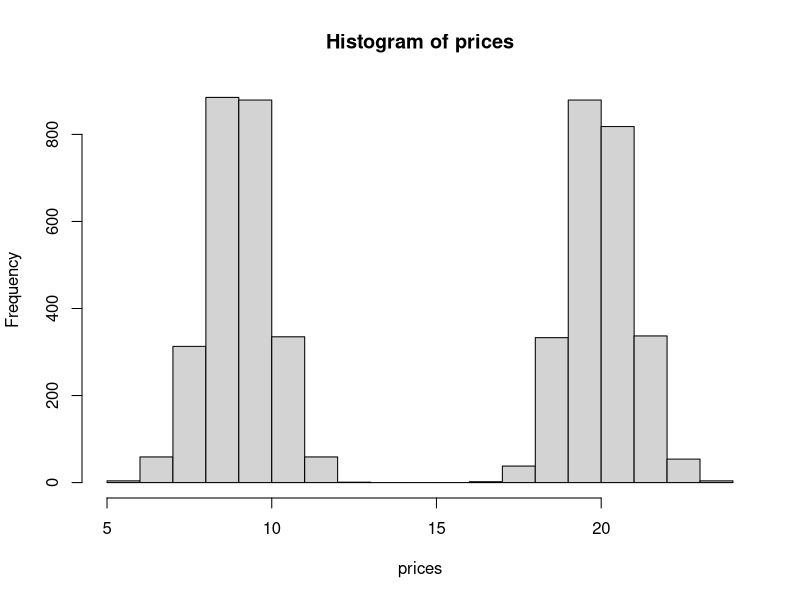
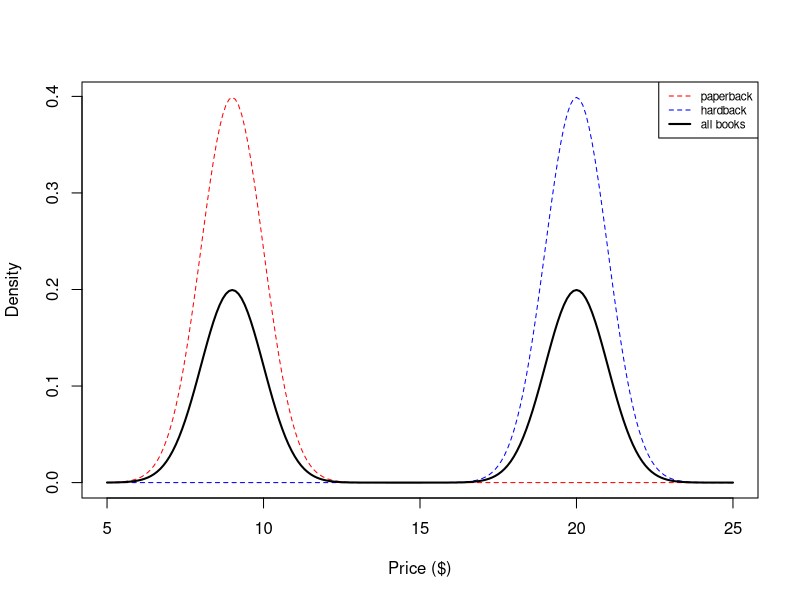
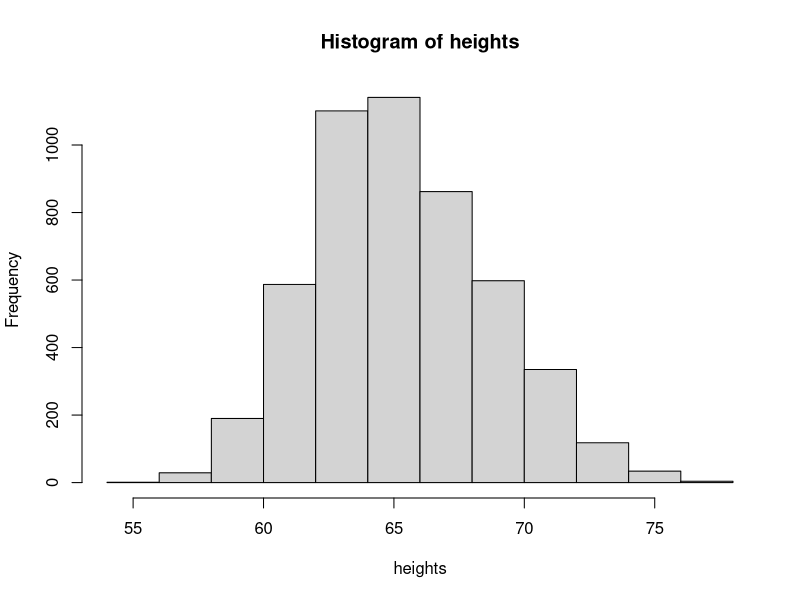
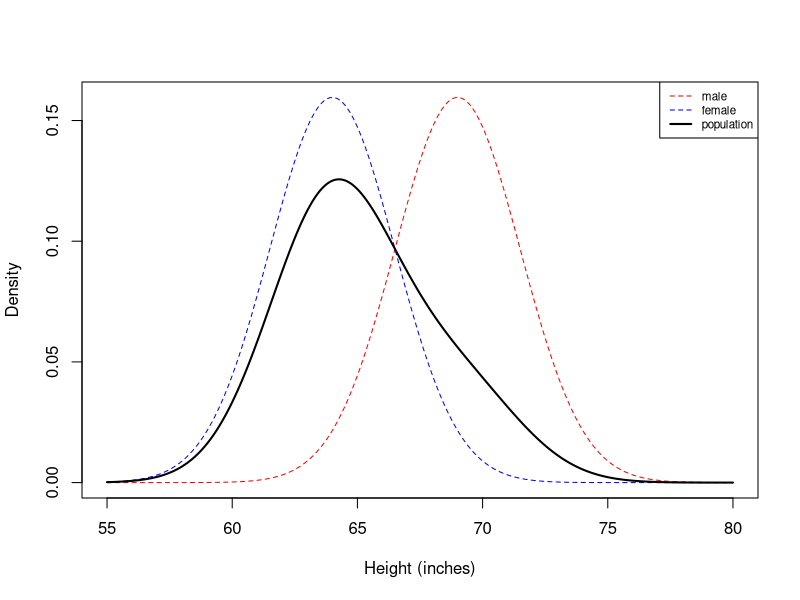
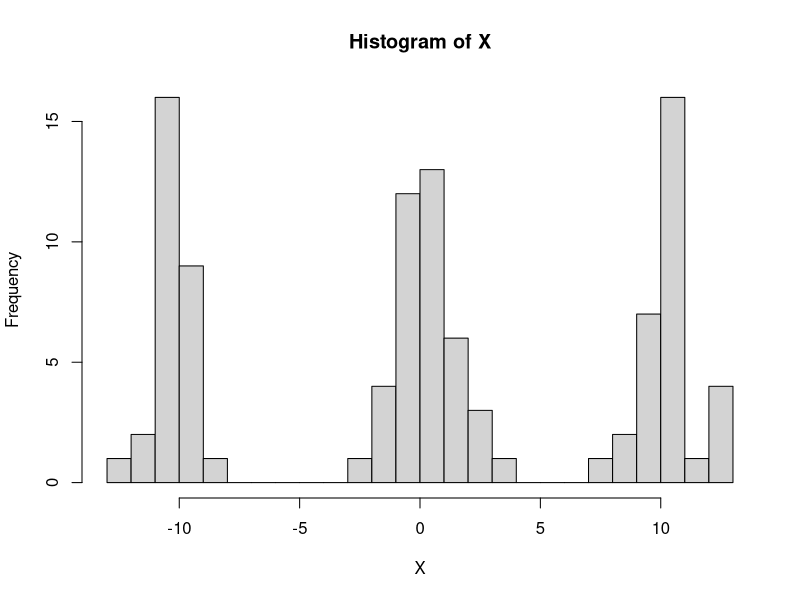
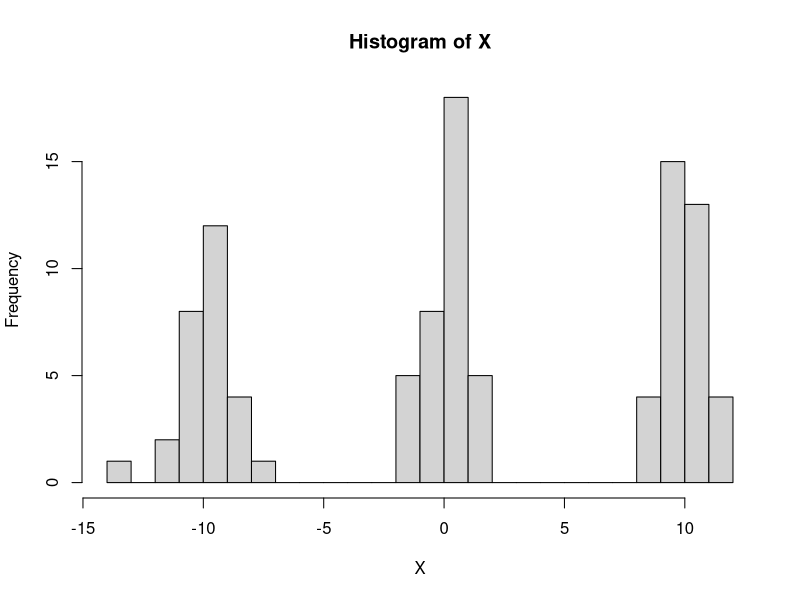
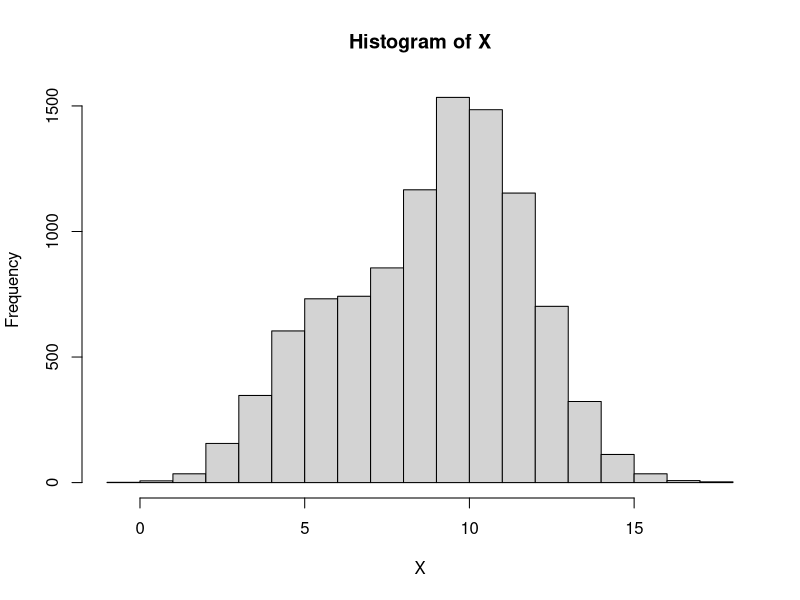
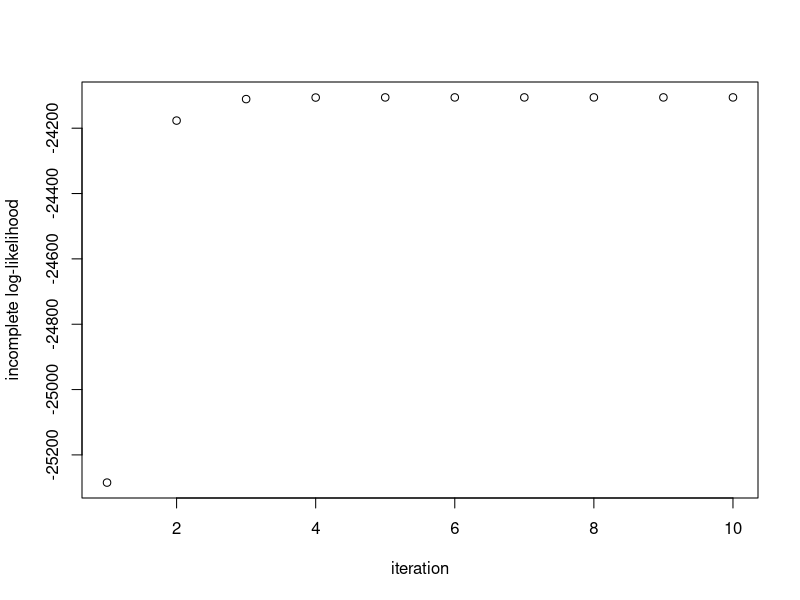

Write the R code that produced these figures, in order.
## ---- chunk 1
numSamples <- 5000
prices      <- numeric(numSamples)
for(i in seq_len(numSamples)) {
  # draw latent component
  z.i <- rbinom(1,1,0.5)
  # two conditions for each normal distribution based upon the latent component
  if(z.i == 0) prices[i] <- rnorm(1, mean = 9, sd = 1)
  else prices[i] <- rnorm(1, mean = 20, sd = 1)
}
hist(prices)
## ---- chunk 2
mu.pb   <- 9
sd.pb   <- 1
mu.hb   <- 20
sd.hb   <- 1

sample.pts <- seq(5, 25, by=0.1)
density_pb   <- dnorm(sample.pts, mean=mu.pb, sd=sd.pb)
density_hb <- dnorm(sample.pts, mean=mu.hb, sd=sd.hb)

plot(sample.pts, density_pb, col='red', type='l', xlab="Price ($)", ylab="Density", lty=2)
lines(sample.pts, density_hb, col='blue', type='l', lty=2)
lines(sample.pts, .5*density_hb + .5*density_pb, col='black', type='l', lwd=2)

legend('topright', c('paperback', 'hardback', 'all books'), col=c('red', 'blue', 'black'), lty=c(2,2,1), lwd=c(1,1,2), cex=0.7)
## ---- chunk 3
numSamples <- 5000
heights      <- numeric(numSamples)
for(i in seq_len(numSamples)) {
  z.i <- rbinom(1,1,0.75)
  if(z.i == 0) heights[i] <- rnorm(1, mean = 69, sd = 2.5)
  else heights[i] <- rnorm(1, mean = 64, sd = 2.5)
}
hist(heights)
## ---- chunk 4
mu.male   <- 69
sd.male   <- 2.5
mu.female <- 64
sd.female <- 2.5

sample.pts     <- seq(55, 80, by=0.1)
density_male   <- dnorm(sample.pts, mean=mu.male, sd=sd.male)
density_female <- dnorm(sample.pts, mean=mu.female, sd=sd.female)

plot(sample.pts, density_male, col='red', type='l', xlab="Height (inches)", ylab="Density", lty=2)
lines(sample.pts, density_female, col='blue', type='l', lty=2)
lines(sample.pts, .75*density_female + .25*density_male, col='black', type='l', lwd=2)

legend('topright', c('male', 'female', 'population'), col=c('red', 'blue', 'black'), lty=c(2,2,1), lwd=c(1,1,2), cex=0.7)
## ---- chunk 5
set.seed(1234)
n <- 100
mu <- c(-10, 0, 10)
# sample Z first 
Z <- sample(1:3, size=n, replace=TRUE)
# conditional on Z, sample the normal update
X <- rnorm(n, mean=mu[Z], sd=1)
hist(X, breaks=20)
## ---- chunk 6
n <- 100
mu <- c(-10, 0, 10)
# sample Z first 
Z <- sample(1:3, size=n, replace=TRUE)
# conditional on Z, sample the normal update
X <- rnorm(n, mean=mu[Z], sd=1)
hist(X, breaks=20)
## ---- chunk 7
# set mu and sigma
mu.true    = c(5, 10)
sigma.true = c(1.5, 2)

# Calculate Z
Z = rbinom(500, 1, 0.75)

# sample values from the mixture model 
X <- rnorm(10000, mean=mu.true[Z+1], sd=sigma.true[Z+1])
hist(X,breaks=15)
## ---- chunk 8
# code from Matt Bonakdarpour
# todo: re-write this 
compute.log.lik <- function(L, w) {
  L[,1] = L[,1]*w[1]
  L[,2] = L[,2]*w[2]
  return(sum(log(rowSums(L))))
}

L = matrix(NA, nrow=length(X), ncol= 2)
L[, 1] = dnorm(X, mean=mu.true[1], sd = sigma.true[1])
L[, 2] = dnorm(X, mean=mu.true[2], sd = sigma.true[2])
## ---- chunk 9
# code from Matt Bonakdarpour
# todo: improve the code and move over 
# to package functionality
mixture.EM <- function(w.init, L) {
  
  w.curr <- w.init
  
  # store log-likehoods for each iteration
  log_liks <- c()
  ll       <- compute.log.lik(L, w.curr)
  log_liks <- c(log_liks, ll)
  delta.ll <- 1
  
  while(delta.ll > 1e-5) {
    w.curr   <- EM.iter(w.curr, L)
    ll       <- compute.log.lik(L, w.curr)
    log_liks <- c(log_liks, ll)
    delta.ll <- log_liks[length(log_liks)]  - log_liks[length(log_liks)-1]
  }
  return(list(w.curr, log_liks))
}

EM.iter <- function(w.curr, L, ...) {
  
  # E-step: compute E_{Z|X,w0}[I(Z_i = k)]
  z_ik <- L
  for(i in seq_len(ncol(L))) {
    z_ik[,i] <- w.curr[i]*z_ik[,i]
  }
  z_ik     <- z_ik / rowSums(z_ik)
  
  # M-step
  w.next   <- colSums(z_ik)/sum(z_ik)
  return(w.next)
}
## ---- chunk 10
#perform EM
ee <- mixture.EM(w.init=c(0.5,0.5), L)
print(paste("Estimate = (", round(ee[[1]][1],2), ",", 
            round(ee[[1]][2],2), ")", sep=""))
## ---- chunk 11
plot(ee[[2]], ylab='incomplete log-likelihood', xlab='iteration')
